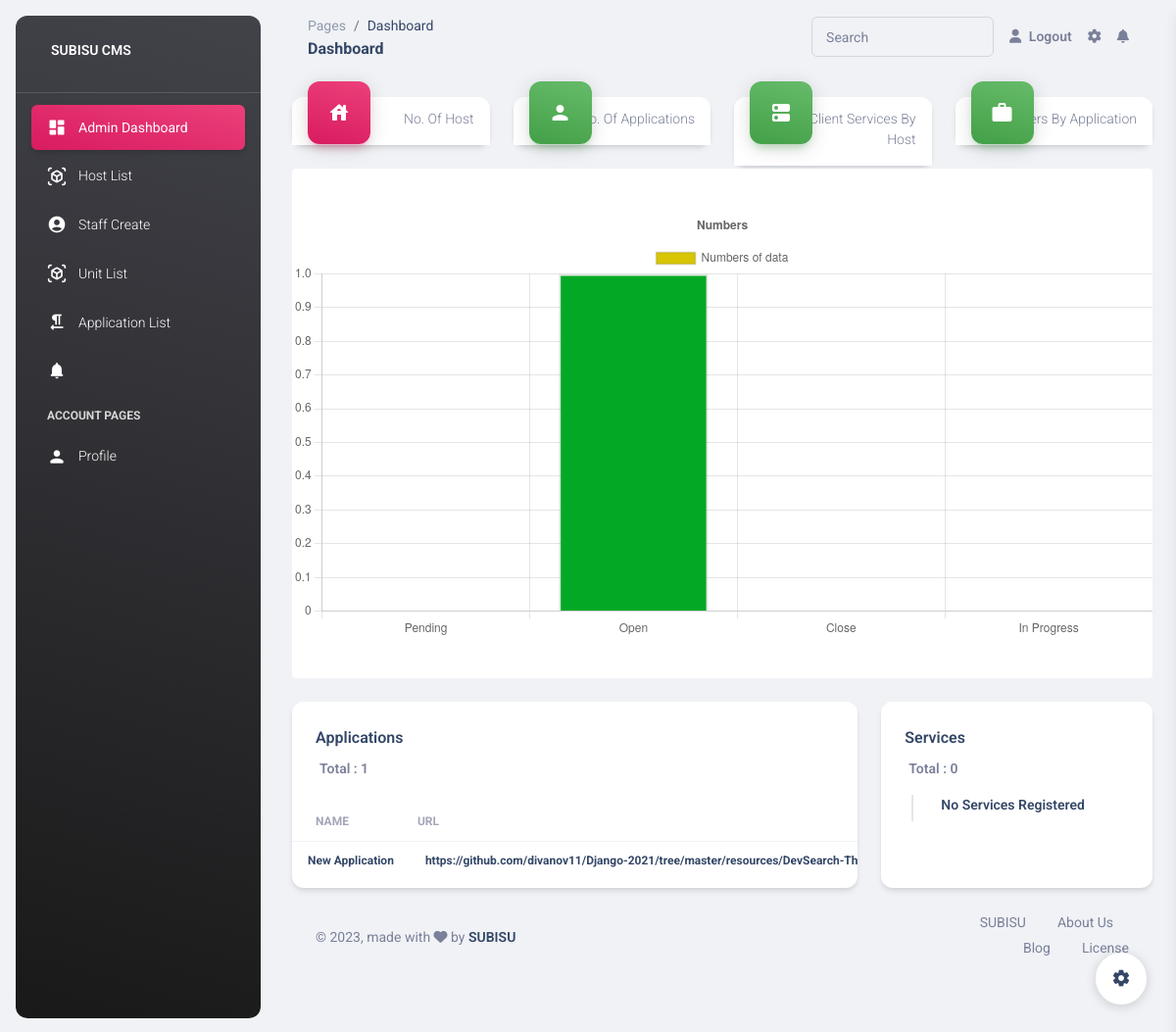
Page / (signed in) on the earlier database version.
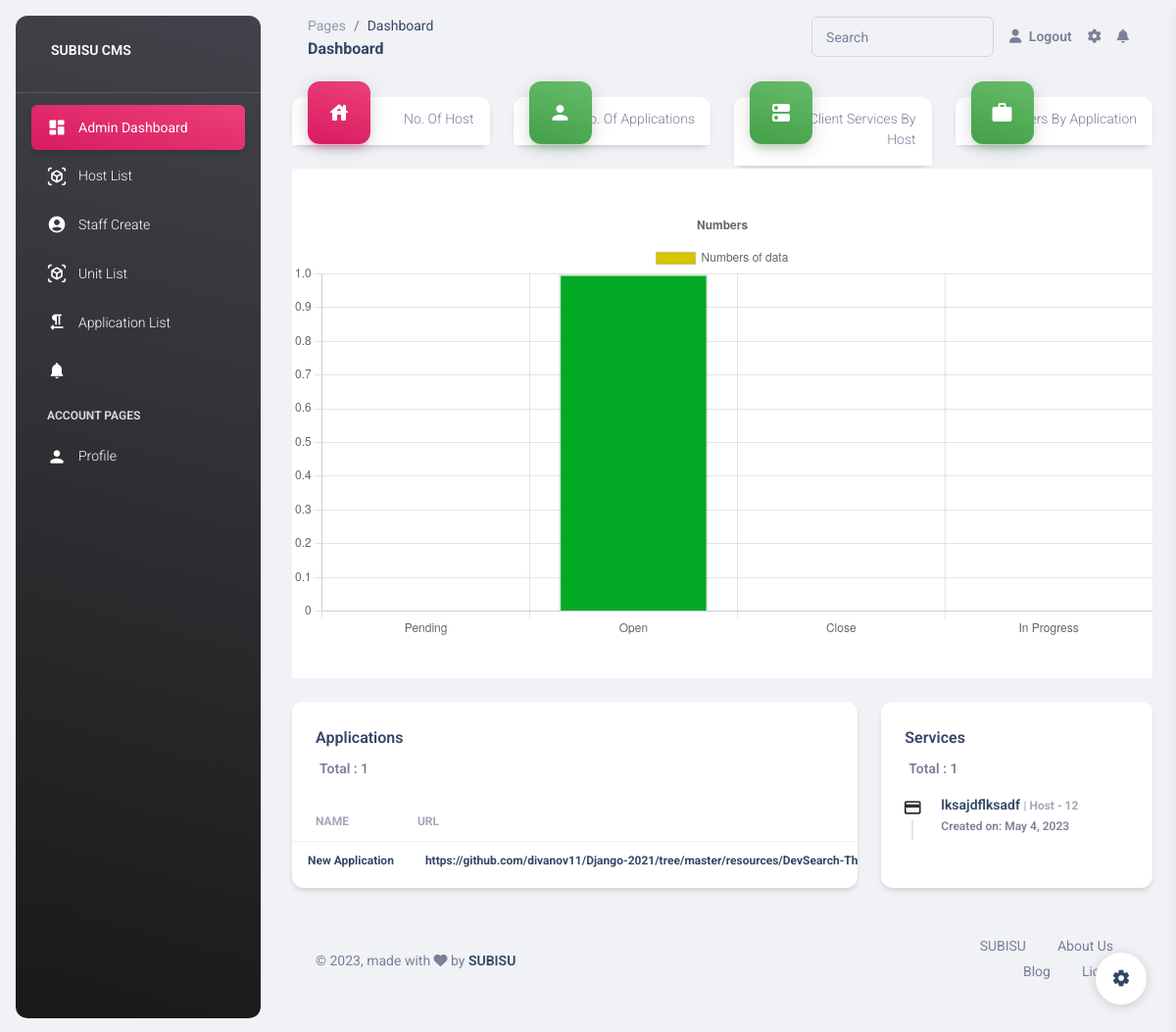
Same page on the later database version.
### Models/applications.py (models this page shows, shortened)
class Applications(models.Model):
    name = models.CharField(max_length=200)
    url = models.URLField(max_length=500)
    devLanguage = models.CharField(max_length=200)
    sourceCode = models.CharField(max_length=200, choices=SOURCE_CODE_OPTIONS)
    serverAccess = models.CharField(max_length=50)
    serverControl = models.CharField(max_length=150, choices=SERVER_CONTROL_OPTIONS)
    hostId = models.ForeignKey(Hosts, on_delete=models.PROTECT, null=True, blank=True)

### Models/client_services.py (models this page shows, shortened)
class ClientServices(models.Model):
    domainName = models.CharField(max_length=250)
    srvType = models.ForeignKey(ServiceTypes, on_delete=models.PROTECT)
    hostId = models.ForeignKey(Hosts, on_delete=models.PROTECT)
    primaryContactName = models.CharField(max_length=250)
    primaryContactNumber = models.BigIntegerField(validators=[mobile_number_validation])
    primaryContactEmail = models.EmailField()
    secondaryContactName =models.CharField(max_length=250)
    secondaryContactNumber = models.BigIntegerField(validators=[mobile_number_validation])
    secondaryContactEmail = models.EmailField()
    serviceStatus = models.BooleanField(default = True)
    serviceCreatedDate = models.DateTimeField()

### Models/hosts.py (models this page shows, shortened)
class Hosts(models.Model):
    deviceId = models.IntegerField()
    hostname = models.CharField(max_length=200)
    deviceType = models.CharField(max_length= 200)
    popName = models.CharField(max_length=250)
    popLatitude = models.BigIntegerField()
    pioLatitude = models.BigIntegerField()
    modelName = models.CharField(max_length=250)
    districtname = models.CharField(max_length=250)
    regionName = models.CharField(max_length=250)
    provinceName = models.CharField(max_length=250)
    branchName = models.CharField(max_length=250)
    hyperVisor = models.CharField(max_length=250)

### subisu/views.py (the view)
# urls.py: path('', dashboard, name='dashboard'),
@login_required()
def dashboard(request):
    applications = Applications.objects.all()
    client_services = ClientServices.objects.all()
    data = {}
    for i in ACTIVITY_STATUS:
        data[i[0]] = Activities.objects.filter(status = i[0]).count()
    data_list = [(status, count)  for status, count in data.items()]
    context = {
        'applications' : applications,
        'client_services' : client_services,
        'data_list' : data_list
    }
    return render(request, 'subisu/dashboard.html', context)

### templates/subisu/dashboard.html (shortened to what the changed rows need)
{%extends 'subisu/base.html'%}
{%block start%}
    <div class="container-fluid py-4">
        <script>
          const ctx = document.getElementById('myChart');
          new Chart(ctx, {
            type: 'bar',
            data: {
              labels: [{%for data in data_list%} '{{data.0}}', {%endfor%}],
              datasets: [{
                label: 'Numbers of data',
                data: [{%for data in data_list%} '{{data.1}}', {%endfor%}],
                backgroundColor : [
                  'rgb(216, 198, 5)',
                  'rgb(3, 169, 37)',
                  'rgb(190, 195, 0)',
                  'rgb(190, 100, 0)',
                  'rgb(190, 1, 50)',
                  'rgb(190, 150, 200)',
                ],
                borderWidth: 2
              }]
            },
            options: {
              scales: {
                y: {
                  beginAtZero: true
                }
              },
              plugins:{
                  title :{
                     display: true,
                     text: 'Numbers'
                  }
              }
            }
          });
        </script>
      <div class="row mb-4">
        <div class="col-lg-8 col-md-6 mb-md-0 mb-4">
          <div class="card">
            <div class="card-body px-0 pb-2">
              <div class="table-responsive">
                <table class="table align-items-center mb-0">
                  <thead>
                    <tr>
                      <th class="text-uppercase text-secondary text-xs font-weight-bolder opacity-7">Name</th>
                      <th class="text-uppercase text-secondary text-xs font-weight-bolder opacity-7 ps-2">URL</th>
                    </tr>
                  </thead>
                  <tbody>
                    {%for app in applications %}
                    <tr>
                      <td>
                        <div class="d-flex px-2 py-1">
                          <div class="d-flex flex-column justify-content-center">
                            <h6 class="mb-0 text-xs font-weight-bolder">{{app.name}}</h6>
                          </div>
                        </div>
                      </td>
                      <td>
                        <div class="d-flex px-2 py-1">
                          <div class="d-flex flex-column justify-content-center">
                            <a href="{{app.url}}" class="mb-0 text-xs font-weight-bolder">{{app.url}}</a>
                          </div>
                        </div>
                      </td>
                    </tr>
                    {%endfor%}
                  </tbody>
                </table>
              </div>
            </div>
          </div>
        </div>
        <div class="col-lg-4 col-md-6">
          <div class="card h-100">
            <div class="card-header pb-0">
              <p class="text-sm mb-0">
                <span class="font-weight-bold ms-1">Total : {{client_services.count}}</span>
              </p>
            </div>
            <div class="card-body p-3">
              <div class="timeline timeline-one-side">
                {%if client_services.count%}
                {%for service in client_services%}
                <div class="timeline-block">
                  <span class="timeline-step">
                    <i class="material-icons text-dark text-gradient">payment</i>
                  </span>
                  <div class="timeline-content">
                    <h6 class="text-dark text-sm font-weight-bold mb-0">{{service.domainName}} <span class=" text-secondary text-xs font-weight-bolder opacity-7"> | Host - {{service.hostId.hostname}} </span></h6>
                    <p class="text-secondary font-weight-bold text-xs mt-1 mb-0">Created on: {{service.serviceCreatedDate | date}}</p>
                  </div>
                </div>
              </div>
              {%endfor%}
              {%else%}
              <div class="timeline-block">
                <div class="timeline-content">
                  <h6 class="text-dark text-sm font-weight-bold mb-0">No Services Registered</h6>
                </div>
              </div>
              {%endif%}
            </div>
          </div>
        </div>
      </div>
{%endblock%}

Differences in the rows shown:
added ClientServices: domainName "lksajdflksadf", hostId.hostname "12", serviceCreatedDate "May 4, 2023"
Other differences:
{{ client_services.count }}: "0" → "1"
text no longer shown: "No Services Registered"
